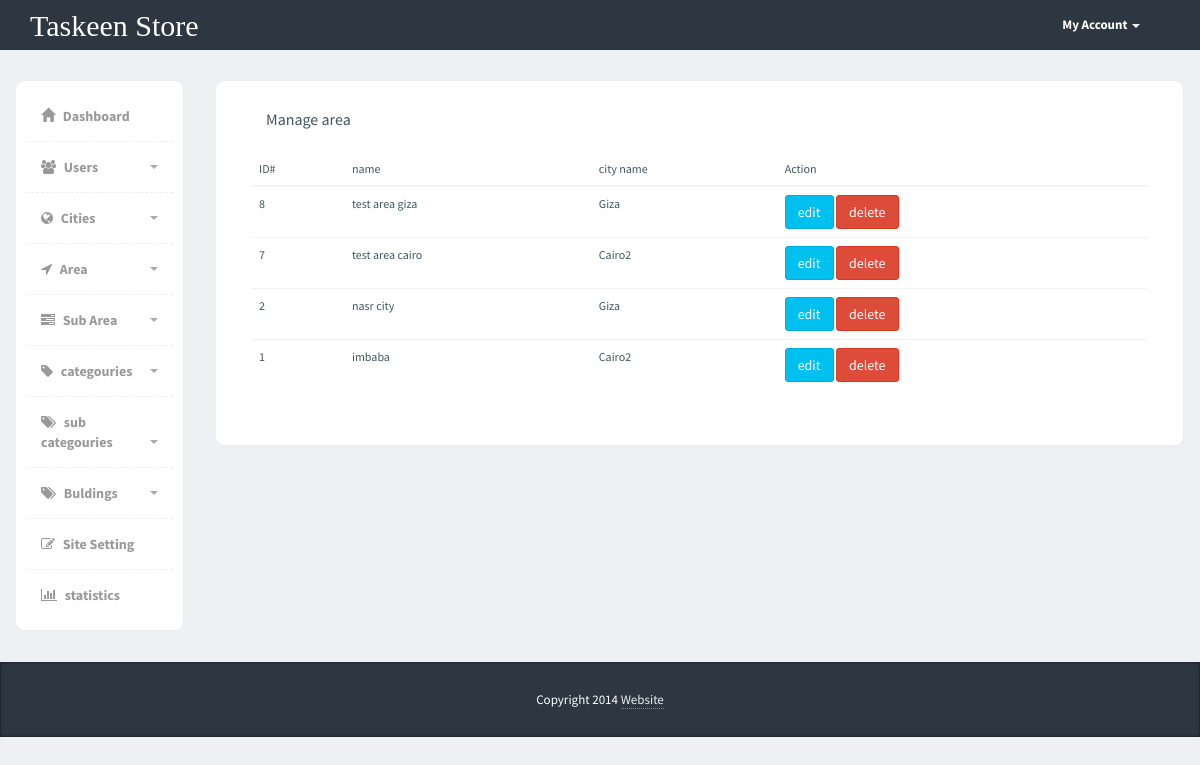
Page /Admin/area.php (signed in) on the earlier database version.
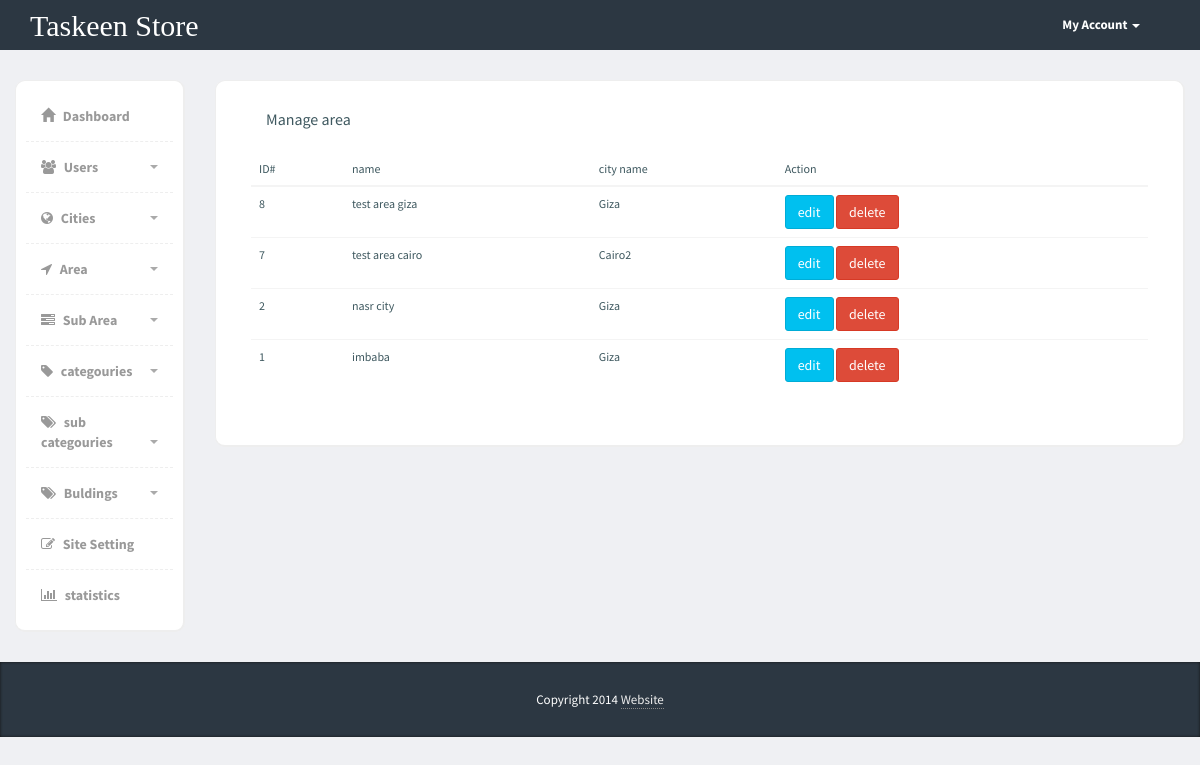
Same page on the later database version.
### tables this page shows
CREATE TABLE `area` (
  `id` int(11) NOT NULL,
  `name` varchar(255) NOT NULL,
  `city_id` int(10) NOT NULL
);

CREATE TABLE `city` (
  `id` int(11) NOT NULL,
  `name` varchar(255) NOT NULL
);

### Admin/area.php (the view, shortened to what this page needs)
<?php
    if (isset($_SESSION["admin_mail"])) {
        include "init.php";
        $do = isset($_GET['do']) ? $_GET['do'] : 'Manage';
?>
<div class="page-content">
    <div class="row">
        <?php
        include "includes/templates/sidebar.php";
        ?>
        <?php if ($do == 'Manage'): ?>
        <div class="col-md-10">
            <div class="content-box-large">
                <div class="panel-heading">
                    <div class="panel-title">
                        Manage area
                    </div>
                </div>
                <?php
                    $stmt = $conn->prepare("SELECT
                                                area.*,
                                                city.name AS CITY_NAME,
                                                city.id AS CITY_ID
                                             FROM
                                                area
                                             INNER JOIN
                                                city
                                             ON
                                               city.id = area.city_id
                                             ORDER BY
                                                id
                                             DESC");
                    $stmt->execute();
                    $rows = $stmt->fetchAll();
                    $count = $stmt->rowCount();
                ?>
                <div class="panel-body">
                    <div class="table-responsive">
                        <table class="table">
                            <thead>
                                <tr>
                                    <th>ID#</th>
                                    <th>name</th>
                                    <th>city name</th>
                                    <th>Action</th>
                                </tr>
                            </thead>
                            <tbody>
                                <?php if ($count > 0): ?>
                                    <?php foreach ($rows as $row): ?>
                                        <tr>
                                            <td><?php echo $row['id']; ?></td>
                                            <td><?php echo $row['name']; ?></td>
                                            <td><?php echo $row['CITY_NAME']; ?></td>
                                            <td>
                                               <a href="area.php?do=Edit&areaId=<?php echo $row['id']; ?>" class="btn btn-info">edit</a>
                                               <a href="area.php?do=Delete&areaId=<?php echo $row['id']; ?>" class="btn btn-danger">delete</a>
                                            </td>
                                        </tr>
                                    <?php endforeach; ?>
                                <?php else: ?>
                                    <tr>
                                        <div class="alert alert-success">Add Areas Please</div>
                                    </tr>
                                <?php endif; ?>
                            </tbody>
                        </table>
                    </div>
                </div>
            </div>
        </div>
        <?php endif; ?>
  </div>
</div>
<?php
        include "includes/templates/footer.php";
    }else {
        header ("Location: login.php");
        exit();
    }
?>

Differences in the rows shown:
changed area "imbaba": city.name "Cairo2" → "Giza"
